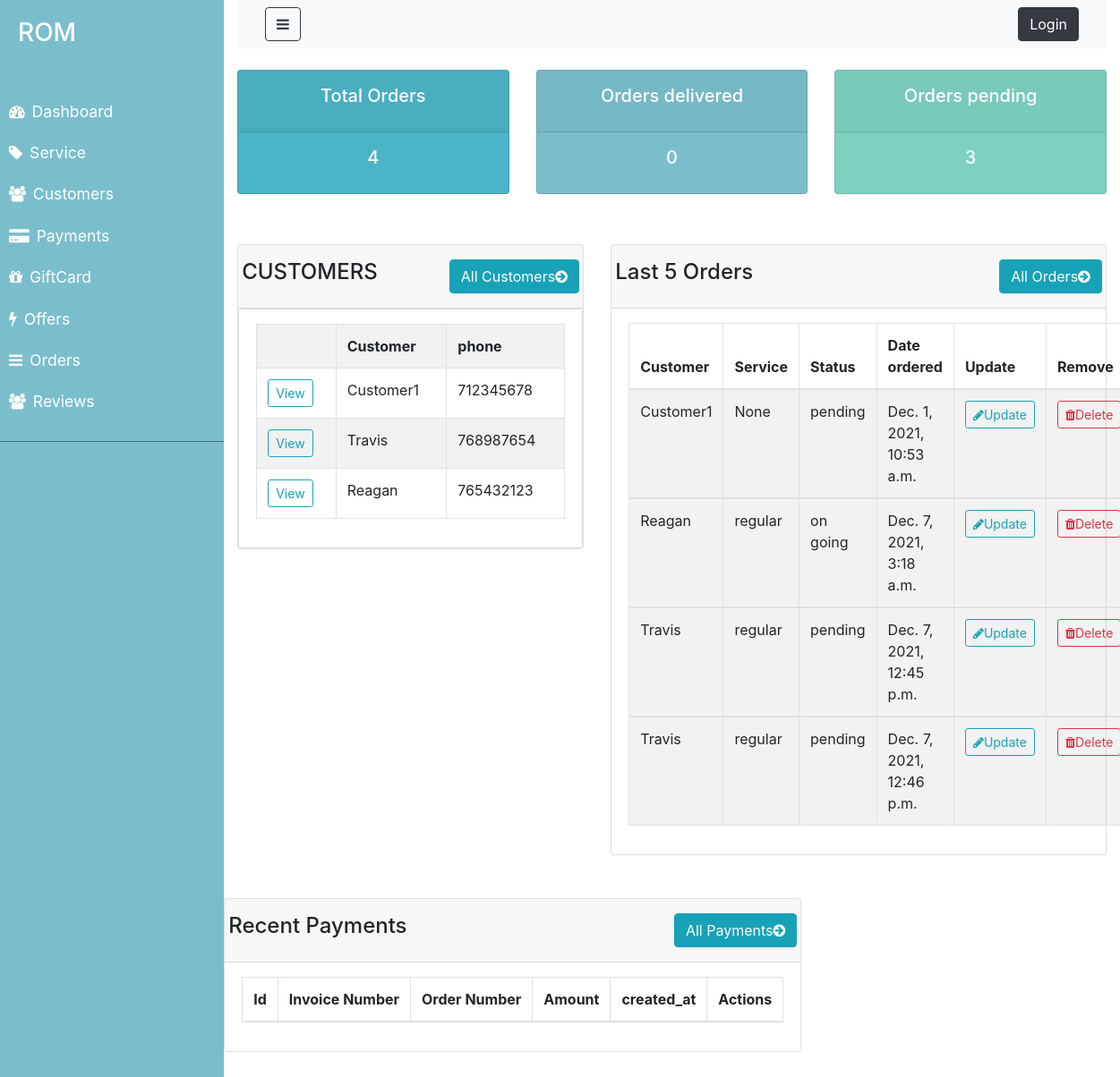
The app's page /dashboard/, older data.
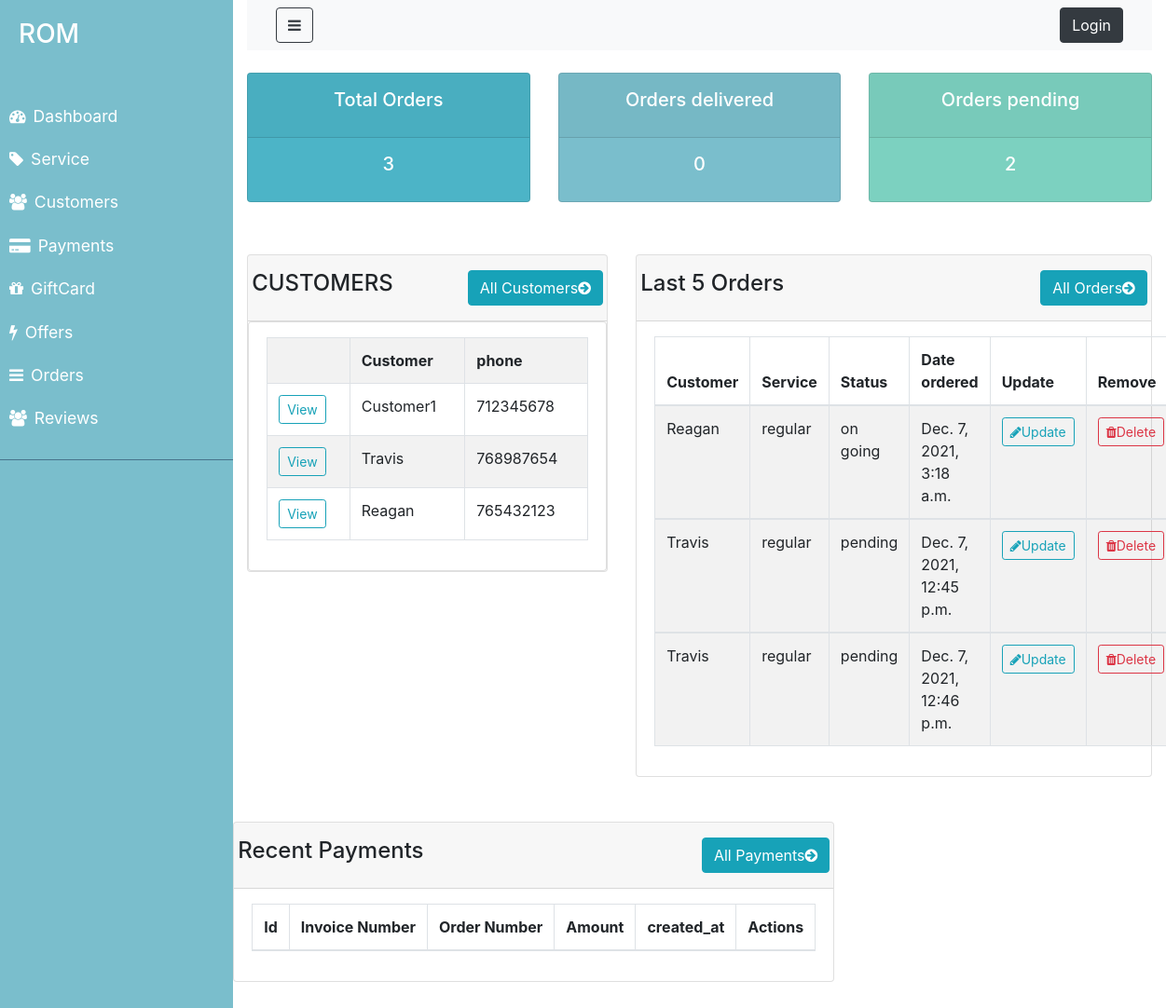
The same page, newer data.
### ROM/models.py (models this page shows, shortened)
class Customer(models.Model):
    name=models.CharField(max_length=100, null=False, blank=False)
    email=models.CharField(max_length=100, null=False, blank=False)
    phone_number=models.IntegerField(null= True, blank= True)
    created_at=models.DateTimeField(auto_now_add=True)
    def __str__(self):
        return self.name

class Order(models.Model):
    STATUS=(
        ('pending', 'pending'),
        ('on going', 'on going'),
        ('completed','completed'),
    )
    customer_id=models.ForeignKey('Customer',on_delete=models.CASCADE,blank=True,null=True)
    service_id=models.ForeignKey('Service',on_delete=models.CASCADE,blank=True,null=True)
    status=models.CharField(max_length=100, null=False, blank=False, choices=STATUS)
    total=models.FloatField(null= False, blank= True)
    created_at=models.DateTimeField(auto_now_add=True)
    updated_at= models.DateTimeField(auto_now=True)

class Service(models.Model):
    CATEGORY=(
        ('regular', 'regular'),
        ('commercial', 'commercial'),
        ('personalized','personalized'),
    )
    category=models.CharField(max_length=100, null=False, blank=False,choices=CATEGORY, default='regular')
    description=models.TextField(null=False, blank=False)
    customer_id=models.ForeignKey('Customer',on_delete=models.CASCADE, blank=True,null=True)
    rating=models.IntegerField(null=True, blank=True)
    created_at=models.DateTimeField(auto_now_add=True)
    updated_at= models.DateTimeField(auto_now=True)
    def __str__(self):
        return self.category

### ROM/views.py (the view)
# urls.py: path('dashboard/', views.adminDashboard,name="dashboard"),
def adminDashboard(request):
   orders= Order.objects.all()
   customers= Customer.objects.all()
   total_customers = customers.count()
   total_orders = orders.count()
   completed = orders.filter(status='completed').count()
   pending = orders.filter(status='pending').count()
   context = {'orders': orders, 'customers': customers, 'total_orders': total_orders,
   'completed': completed, 'pending':pending }
   return render(request, 'ROM/admin/dashboard.html', context)

### ROM/templates/ROM/admin/dashboard.html (shortened to what this page needs)
{% extends 'ROM/admin/layouts/admin_master.html' %}
{% load static %}
{% block content %}
{% include 'ROM/admin/status.html' %}
<div class = "row mt-3 " >
    <div class= "col-md-5">
        <br>
        <div class="card">
            <div class="card-header">
                <div class="row">
                    <h4>CUSTOMERS</h4>
                    <a href= "" class="btn btn-info ml-auto">
                        All Customers<i class="fa fa-arrow-circle-right"></i>
                    </a>
                </div>
            </div>
            <div class= "card card-body">
                <table class="table table-hover table-bordered table-striped">
                    <tr>
                        <th></th>
                        <th>Customer</th>
                        <th>phone</th>
                    </tr>
                    {% for customer in customers %}
                    <tr>
                        <td><a class="btn btn-sm btn-outline-info" href= "{% url 'customer' customer.id %}">View</a></td>
                        <td>{{customer.name}}</td>
                        <td>{{customer.phone_number}}</td>
                    </tr>
                  {% endfor %}
                </table>
            </div>
        </div>
    </div>
    <div class= "col-md-7">
        <br>
        <div class="card">
            <div class="card-header">
                <div class="row">
                    <h4>Last 5 Orders</h4>
                    <a href="" class="btn btn-info ml-auto">
                        All Orders<i class="fa fa-arrow-circle-right"></i>
                    </a>
                </div>
            </div>
            <div class= "card-body">
                <table class="table table-hover table-bordered table-striped">
                    <thead>
                        <tr>
                            <th>Customer</th>
                            <th>Service</th>
                            <th>Status</th>
                            <th>Date ordered</th>
                            <th>Update</th>
                            <th>Remove</th>
                        </tr>
                    </thead>
                    {% for order in orders %}
                    <tbody>
                        <tr>
                            <td>{{order.customer_id}}</td>
                            <td>{{order.service_id}}</td>
                            <td>{{order.status}}</td>
                            <td>{{order.created_at}}</td>
                            <td><a class="btn btn-sm btn-outline-info" href="{% url 'update_order' order.id %}"><i class="fa fa-pencil" aria-hidden="true"></i>Update </a></td>
                            <td><a class="btn btn-sm btn-outline-danger" href="{% url 'delete_order' order.id %}"><i class="fa fa-trash " aria-hidden="true"></i>Delete</a></td>
                        </tr>
                    </tbody>
                  {% endfor %}
                </table>
            </div>
        </div>
    </div>
    <div class="row justify-content-center my-5">
        <div class="col-lg-12 col-md-12 col-sm-12">
            <div class="card">
                <div class="card-header">
                    <div class="row">
                        <h4>Recent Payments</h4>
                        <a href="{% url 'payment' %}" class="btn btn-info ml-auto">
                            All Payments<i class="fa fa-arrow-circle-right"></i>
                        </a>
                    </div>
                </div>
                <div class="card-body">
                    <table class="table table-hover table-bordered table-striped">
                        <thead>
                            <tr>
                                <th>Id</th>
                                <th>Invoice Number</th>
                                <th>Order Number</th>
                                <th>Amount</th>
                                <th>created_at</th>
                                <th>Actions</th>
                            </tr>
                        </thead>
                    </table>
                </div>
            </div>
        </div>
    </div>
</div>
{% endblock %}

Row changes from the older to the newer data that the page shows:
removed Order: customer_id "Customer1", service_id "None", status "pending", created_at "Dec. 1, 2021, 10:53 a.m."
Text that changed along with them:
{{ total_orders }}: "4" → "3"
{{ pending }}: "3" → "2"
